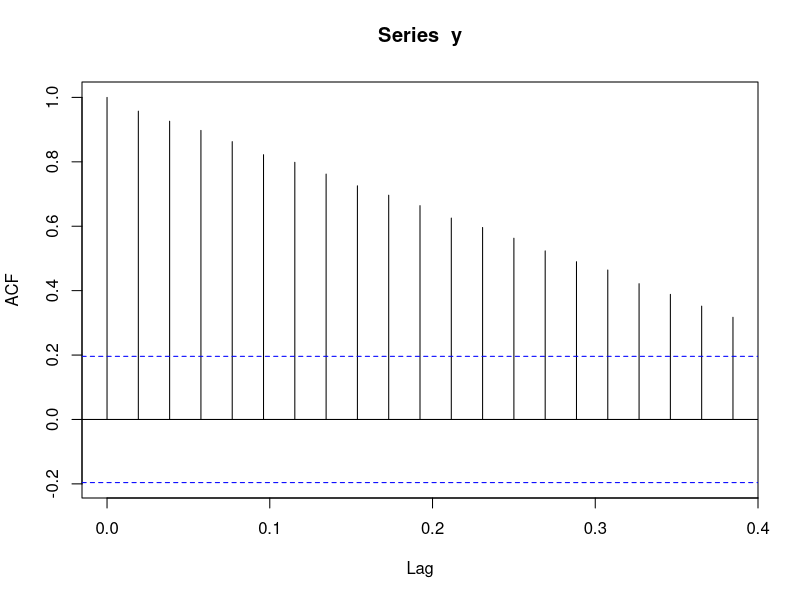
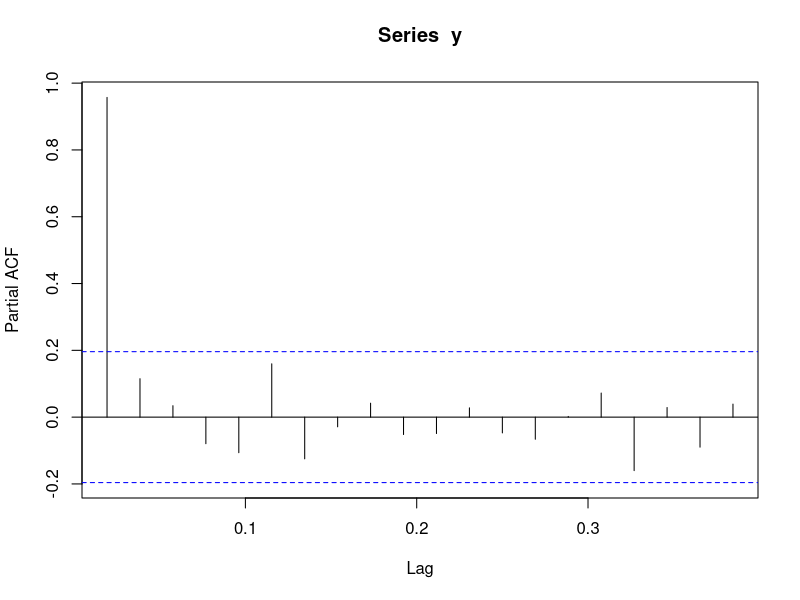
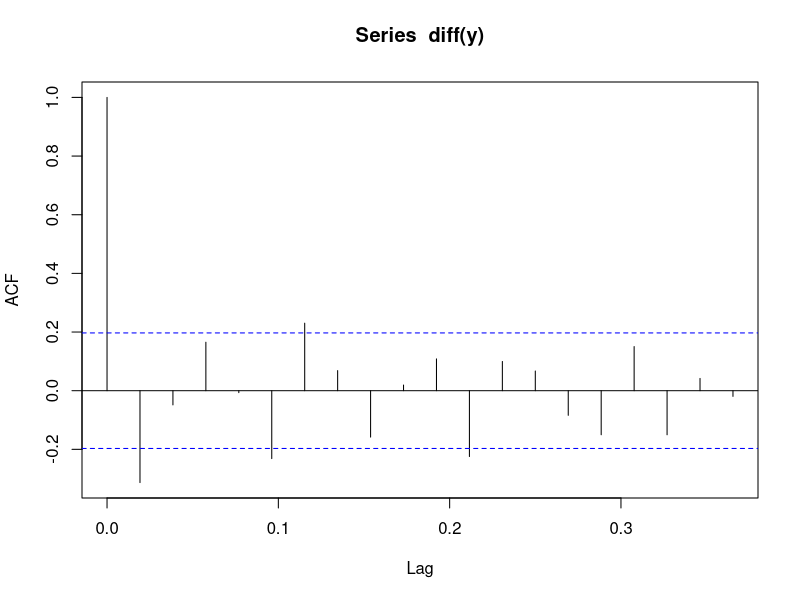
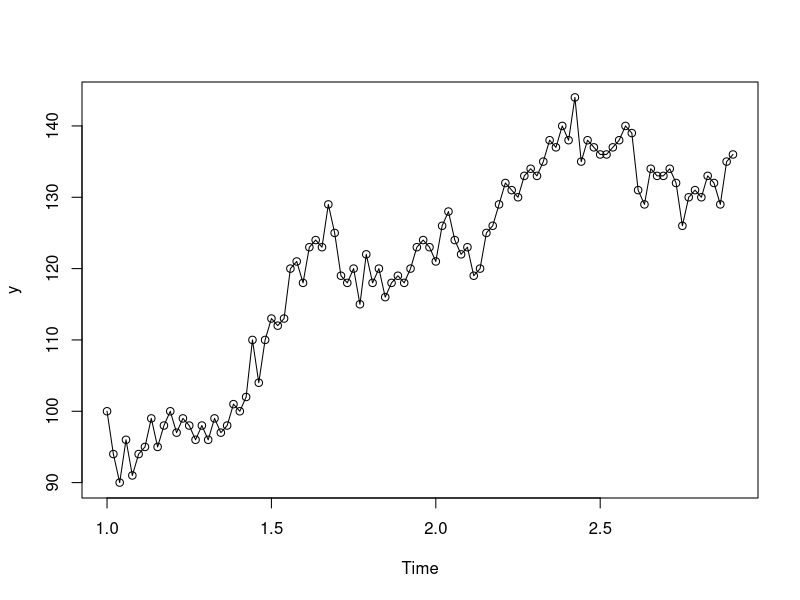
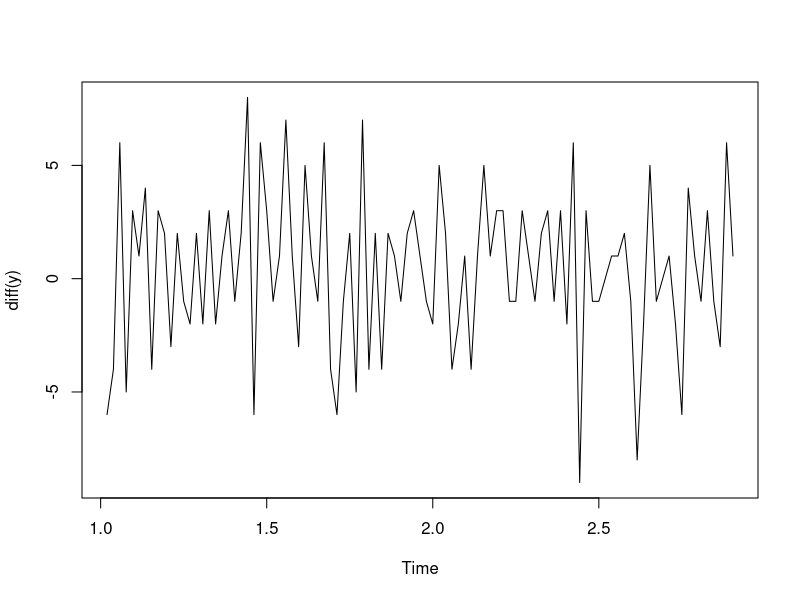
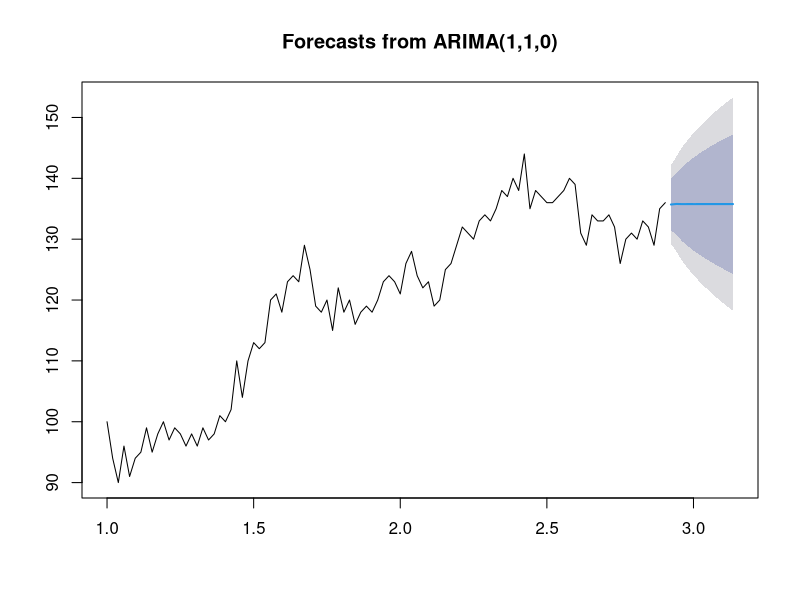

Source code (R) for these figures, in order:
library(tidyverse)
library(data.table)
library(forecast)
options(scipen = 99)

readxl::read_excel("data_raw/weekly-sales-differencing.xlsx") %>% 
  data.table() -> tbl

tbl[, `First Difference` := as.numeric(`First Difference`)]
tbl[, `Second Difference` := as.numeric(`Second Difference`)]

tbl[, `First Difference` := c(NA, diff(`Weekly Sales of a Cutting Tool`))]
tbl[, `Second Difference` := c(NA, diff(`First Difference`))]

tbl[, `First Difference` := `Weekly Sales of a Cutting Tool` - lag(`Weekly Sales of a Cutting Tool`)]

y = ts(tbl$`Weekly Sales of a Cutting Tool`, start = c(1, 1), frequency = 52)
acf(y)
pacf(y)
acf(diff(y))

# AR 1
# I 1
# MA 0
plot(y, type = "o")
plot(diff(y))

plot(forecast(arima(y, order = c(1,1,0)), 12))
auto.arima(y)


